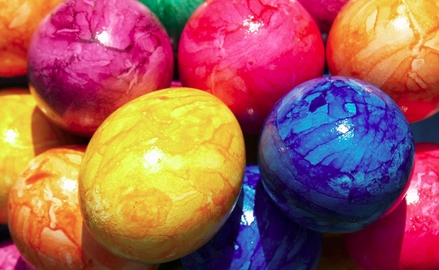
#> input picture HW2/pic.jpg, 439 x 270 px
$ jupyter execute 'Hw4 (1).ipynb'
#> lines starting #> are read from the running program, lines starting #| are printed output that depends on the picture
[cell 1]
import numpy as np
import cv2

[cell 2]
import cv2
input = cv2.imread('pic.jpg')
#> input is the input picture: shape (270, 439, 3); mean B, G, R 87.6, 91.8, 161.2
print (input.shape)
#| (270, 439, 3)

[cell 3]
cv2.imshow('Main picture',input)
cv2.waitKey(0)
cv2.destroyAllWindows()

[cell 4]
gray_image = cv2.cvtColor(input, cv2.COLOR_BGR2GRAY)/255
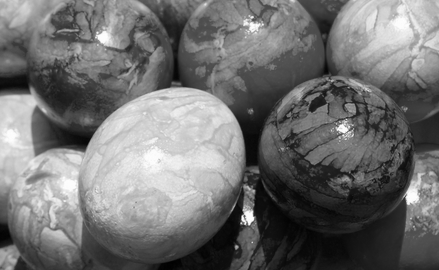
#> gray_image: shape (270, 439) float64; min 0, max 0.996, mean 0.44
cv2.imshow('Grayscale', gray_image)
cv2.waitKey(0)
cv2.destroyAllWindows()

[cell 5]
noise = np.random.random(gray_image.shape)
cv2.imshow('Noise',noise)
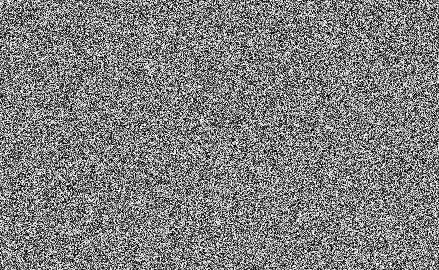
#> window 'Noise': shape (270, 439) float64; min 3.31e-06, max 1, mean 0.5
cv2.waitKey(0)
cv2.destroyAllWindows()

[cell 6]
noisy_image = gray_image + noise
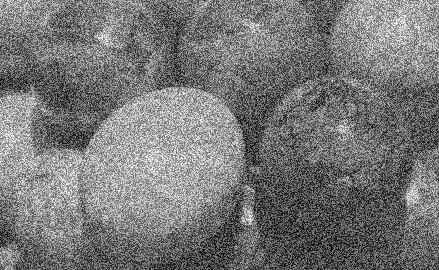
#> noisy_image: shape (270, 439) float64; min 0.0169, max 1.98, mean 0.94; drawn with min black and max white
cv2.imshow('Noisy_Image',noisy_image)
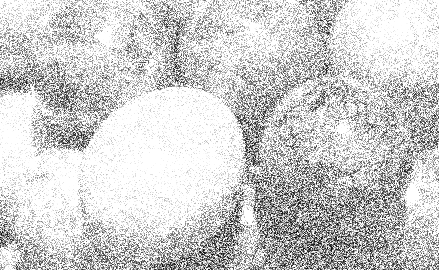
#> window 'Noisy_Image': shape (270, 439); min 4, max 255, mean 206.4
cv2.waitKey(0)
cv2.destroyAllWindows()

[cell 7]
image_pad = np.pad(noisy_image,1)
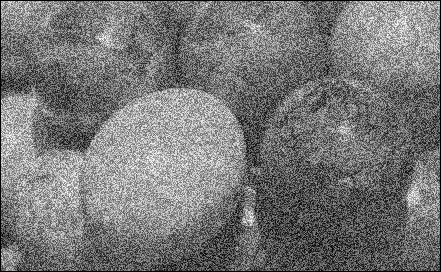
#> image_pad: shape (272, 441) float64; min 0, max 1.98, mean 0.929; drawn with min black and max white
filter_image=np.zeros(image_pad.shape)
for i in range(2,len(noisy_image[0:])-2):
               for j in range(2,len(noisy_image[0])-2):
                             filter_image[i][j]=np.sum(image_pad[i-1:i+1,j-1:j+1])/9
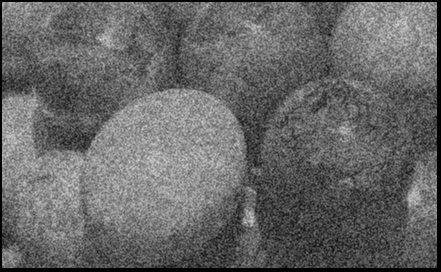
#> filter_image: shape (272, 441) float64; min 0, max 0.851, mean 0.404
cv2.imshow('Filter Image',filter_image)
cv2.waitKey(0)
cv2.destroyAllWindows()
